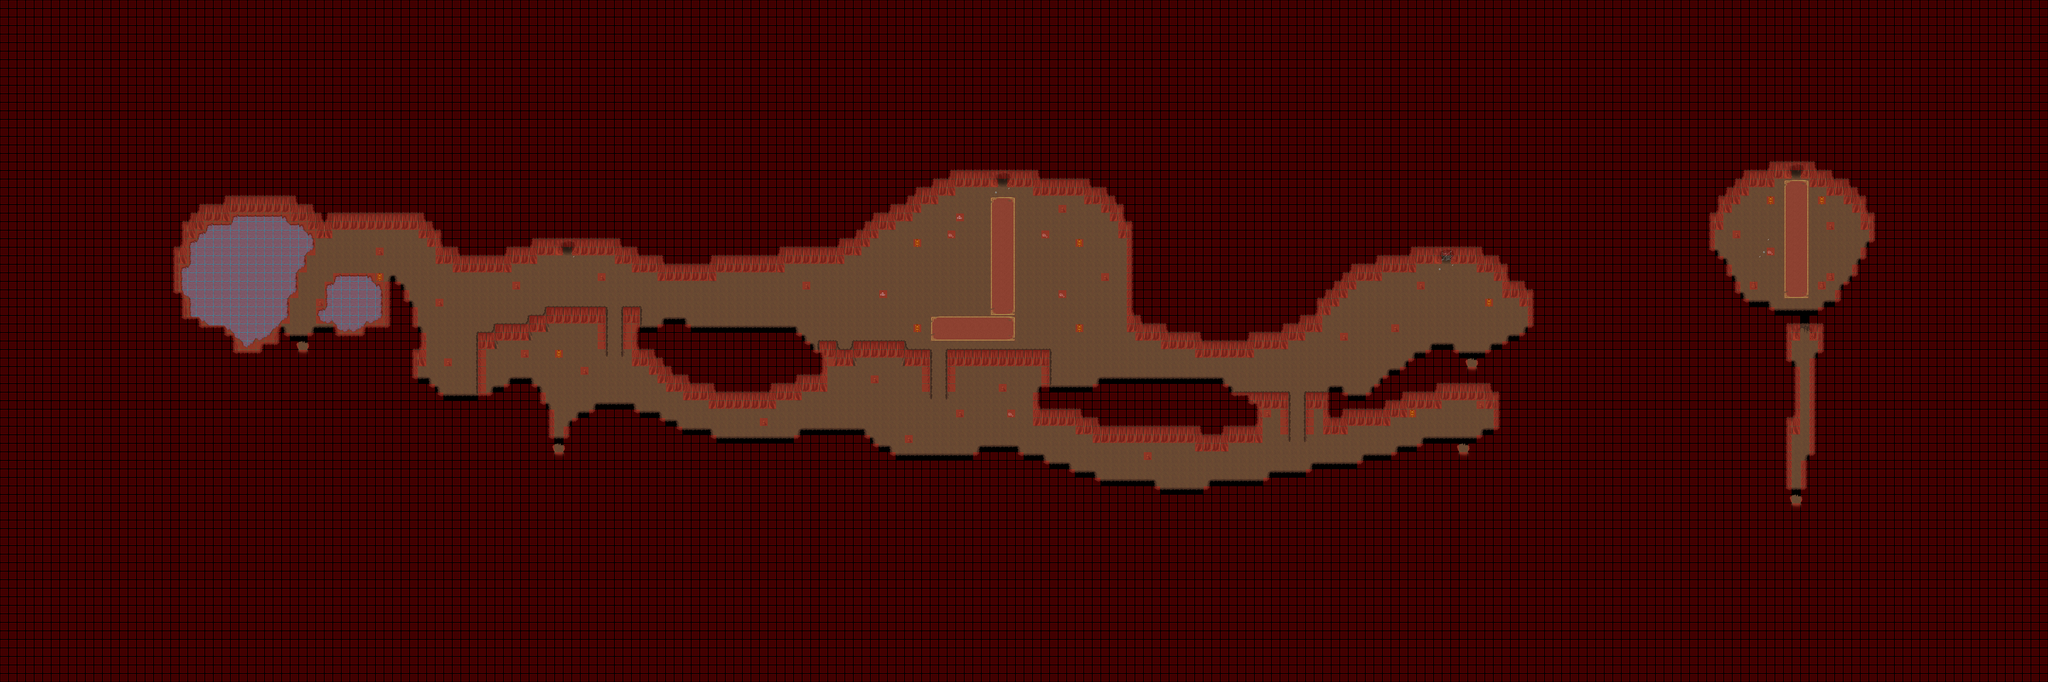

This is a level from a 2D game, rendered from its Tiled map with the project's own tilesets. A one-line summary and the map file follow, with tile-layer data summarised:
An orthogonal 240x80 tile map with 32x32 px tiles, 4 tile layers (Ground, Fringe, Top, Collision), 4 tilesets and 25 objects (10x PARTICLE_EFFECT, 8x spawn, 6x warp, Passagem Condicional - Tem que fazer que).

<map version="1.0" orientation="orthogonal" width="240" height="80" tilewidth="32" tileheight="32">
 <properties>
  <property name="minimap" value="/graphics/minimaps/008-2.png" />
  <property name="music" value="finalman_and_yakslem-cavesong.ogg" />
  <property name="name" value="Caverna" />
  <property name="overlay0image" value="graphics/images/ambient/spotlight.png" />
 </properties>
 <tileset firstgid="1" name="Colisao" tilewidth="32" tileheight="32">
  <image source="../graphics/tiles/collision.png" />
 </tileset>
 <tileset firstgid="3" name="Cave" tilewidth="32" tileheight="32">
  <image source="../graphics/tiles/cave.png" />
 </tileset>
 <tileset firstgid="131" name="Cave Bilevel" tilewidth="32" tileheight="32">
  <image source="../graphics/tiles/cave_bilevel.png" />
 </tileset>
 <tileset firstgid="387" name="cave X2" tilewidth="32" tileheight="64">
  <image source="../graphics/tiles/cave_x2.png" />
 </tileset>
 <layer name="Ground" width="240" height="80">
  <data>[19200 cells, 19200 non-empty, 95 distinct tile ids]</data>
 </layer>
 <layer name="Fringe" width="240" height="80">
  <data>[19200 cells, 123 non-empty, 29 distinct tile ids]</data>
 </layer>
 <layer name="Top" width="240" height="80">
  <data>[19200 cells, 343 non-empty, 9 distinct tile ids]</data>
 </layer>
 <layer name="Collision" width="240" height="80" opacity="0.5">
  <data>[19200 cells, 16821 non-empty, 1 distinct tile ids]</data>
 </layer>
 <objectgroup name="Objects" width="0" height="0" visible="0">
  <object name="graphics/particles/flame.particle.xml" type="PARTICLE_EFFECT" x="1408" y="1056" width="32" height="32" />
  <object name="graphics/particles/flame.particle.xml" type="PARTICLE_EFFECT" x="3424" y="1248" width="32" height="32" />
  <object name="graphics/particles/flame.particle.xml" type="PARTICLE_EFFECT" x="3424" y="928" width="32" height="32" />
  <object name="graphics/particles/flame.particle.xml" type="PARTICLE_EFFECT" x="4032" y="928" width="32" height="32" />
  <object name="graphics/particles/flame.particle.xml" type="PARTICLE_EFFECT" x="4032" y="1248" width="32" height="32" />
  <object name="graphics/particles/flame.particle.xml" type="PARTICLE_EFFECT" x="5280" y="1568" width="32" height="32" />
  <object name="graphics/particles/flame.particle.xml" type="PARTICLE_EFFECT" x="5568" y="1152" width="32" height="32" />
  <object name="graphics/particles/flame.particle.xml" type="PARTICLE_EFFECT" x="2080" y="1344" width="32" height="32" />
  <object name="graphics/particles/flame.particle.xml" type="PARTICLE_EFFECT" x="6624" y="768" width="32" height="32" />
  <object name="graphics/particles/flame.particle.xml" type="PARTICLE_EFFECT" x="6816" y="768" width="32" height="32" />
  <object name="paraDentro" type="warp" x="3744" y="672" width="32" height="32">
   <properties>
    <property name="dest_map" value="008-2" />
    <property name="dest_x" value="6720" />
    <property name="dest_y" value="1856" />
   </properties>
  </object>
  <object name="paraFora" type="warp" x="5472" y="1664" width="32" height="32">
   <properties>
    <property name="dest_map" value="008" />
    <property name="dest_x" value="5472" />
    <property name="dest_y" value="1184" />
   </properties>
  </object>
  <object name="paraFora" type="warp" x="5504" y="1344" width="32" height="32">
   <properties>
    <property name="dest_map" value="008" />
    <property name="dest_x" value="5504" />
    <property name="dest_y" value="864" />
   </properties>
  </object>
  <object name="paraFora" type="warp" x="2080" y="1664" width="32" height="32">
   <properties>
    <property name="dest_map" value="008" />
    <property name="dest_x" value="2080" />
    <property name="dest_y" value="1184" />
   </properties>
  </object>
  <object name="paraFora" type="warp" x="1120" y="1280" width="32" height="32">
   <properties>
    <property name="dest_map" value="008" />
    <property name="dest_x" value="1120" />
    <property name="dest_y" value="800" />
   </properties>
  </object>
  <object name="paraFora" type="warp" x="6720" y="1856" width="32" height="32">
   <properties>
    <property name="dest_map" value="008-2" />
    <property name="dest_x" value="3744" />
    <property name="dest_y" value="672" />
   </properties>
  </object>
  <object name="Aranha (5)" type="spawn" x="3264" y="672" width="960" height="608">
   <properties>
    <property name="eA_death" value="30000" />
    <property name="eA_spawn" value="90000" />
    <property name="max_beings" value="5" />
    <property name="monster_id" value="10" />
   </properties>
  </object>
  <object name="Limo Dourado (9)" type="spawn" x="3040" y="960" width="448" height="768">
   <properties>
    <property name="max_beings" value="9" />
    <property name="monster_id" value="5" />
   </properties>
  </object>
  <object name="Escorpião Preto (5)" type="spawn" x="3552" y="960" width="384" height="768">
   <properties>
    <property name="eA_death" value="15000" />
    <property name="eA_spawn" value="45000" />
    <property name="max_beings" value="5" />
    <property name="monster_id" value="7" />
   </properties>
  </object>
  <object name="Limo Dourado (9)" type="spawn" x="3968" y="960" width="448" height="768">
   <properties>
    <property name="max_beings" value="9" />
    <property name="monster_id" value="5" />
   </properties>
  </object>
  <object name="Limo Vermelho (5)" type="spawn" x="2400" y="960" width="1088" height="320">
   <properties>
    <property name="max_beings" value="5" />
    <property name="monster_id" value="6" />
   </properties>
  </object>
  <object name="Limo Vermelho (5)" type="spawn" x="3968" y="992" width="864" height="480">
   <properties>
    <property name="max_beings" value="5" />
    <property name="monster_id" value="6" />
   </properties>
  </object>
  <object name="Caveira de Fogo (1) [3min]" type="spawn" x="6432" y="672" width="576" height="512">
   <properties>
    <property name="eA_spawn" value="180000" />
    <property name="max_beings" value="1" />
    <property name="monster_id" value="21" />
   </properties>
  </object>
  <object name="Caveira Envenenada (1) [3min]" type="spawn" x="6464" y="704" width="576" height="512">
   <properties>
    <property name="eA_spawn" value="180000" />
    <property name="max_beings" value="1" />
    <property name="monster_id" value="22" />
   </properties>
  </object>
  <object name="Passagem Condicional - Tem que fazer quest" x="6720" y="640" width="32" height="32" />
 </objectgroup>
</map>
